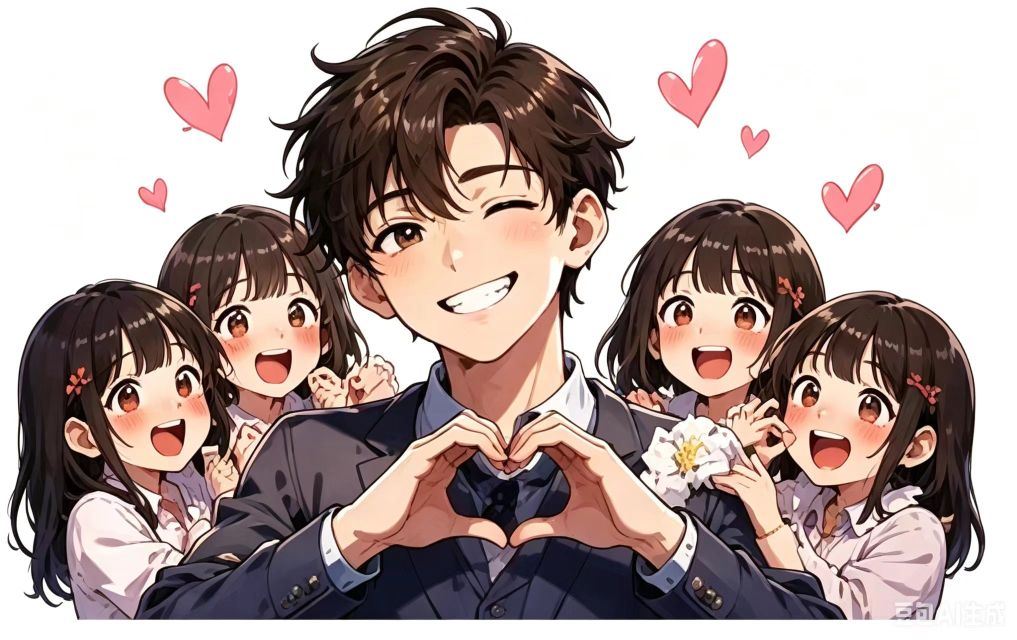
#> input picture 人格画像/万人迷.jpg, 2033 x 1280 px, found by its file name (shown at 1/2 size); its folder holds 4 pictures in this run
$ python compress_images.py
#> lines starting #> are read from the running program, lines starting #| are printed output that depends on the picture
"""压缩人格画像图片，目标 < 50KB 每张"""
import os, io
from PIL import Image

img_dir = r"D:\AI文件\sbtest\人格画像"
max_size_kb = 50
max_dim = 400  # 最大边长 400px，足够手机显示

for fname in os.listdir(img_dir):
    if not fname.lower().endswith(('.jpg', '.jpeg', '.png')):
        continue
    path = os.path.join(img_dir, fname)
    orig_size = os.path.getsize(path) / 1024

    img = Image.open(path)
#> img is the input picture: PIL image 2033x1280 RGB; mean R, G, B 175.8, 158.8, 155.5
    # 缩小尺寸
    w, h = img.size
#> w = 2033; h = 1280
    if w > max_dim or h > max_dim:
        ratio = max_dim / max(w, h)
#> ratio = 0.197
        img = img.resize((int(w * ratio), int(h * ratio)), Image.LANCZOS)
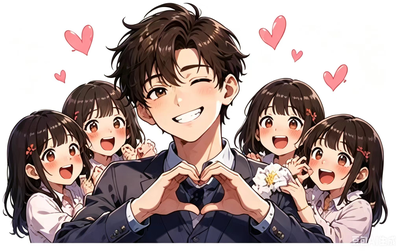
#> img: PIL image 400x251 RGB; mean R, G, B 175.4, 158.7, 155.4

    if img.mode == 'RGBA':
        bg = Image.new('RGB', img.size, (14, 9, 25))
        bg.paste(img, mask=img.split()[3])
        img = bg
    elif img.mode != 'RGB':
        img = img.convert('RGB')

    # 二分查找最优 quality（不破坏原图，用内存 buffer 测试大小）
    lo, hi = 10, 95
    best_q = 10
    for _ in range(12):
        mid = (lo + hi) // 2
        buf = io.BytesIO()
        img.save(buf, 'JPEG', quality=mid, optimize=True)
        sz = len(buf.getvalue()) / 1024
        if sz <= max_size_kb:
            best_q = mid
            lo = mid + 1
        else:
            hi = mid - 1

    img.save(path, 'JPEG', quality=best_q, optimize=True)
    final_size = os.path.getsize(path) / 1024
    print(f'{fname}: {orig_size:.0f}KB → {final_size:.0f}KB (q={best_q})')

print('\n压缩完成！')
